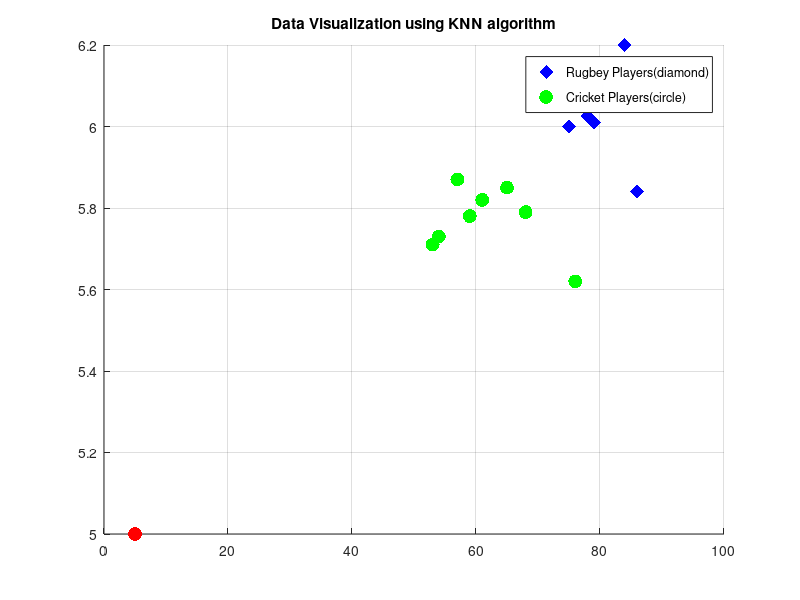

This chart was generated by the following MATLAB code:
clc;
close all;
% r = rugbey players, c = cricket players, n = new player
% w = weight, h = height
rw = [80, 75, 79, 82, 86, 81, 84, 78];
rh = [6.06, 6.0, 6.01, 6.1, 5.84, 6.12, 6.2, 6.025];

cw = [53, 54, 57, 59, 61, 65, 68, 76];
ch = [5.71, 5.73, 5.87, 5.78, 5.82, 5.85, 5.79, 5.62];

k = 5; % should be taken an odd number
pw = input('Enter the weight of new player = ');
ph = input('Enter the height of new player = ');

distance = zeros(1,16);
grp = zeros(1,16);

for i = 1:8 % length(rw) = 8
  distance(i) = sqrt((pw-rw(i)).^2 + (ph-rh(i)).^2);
  grp(i) = 0;
end

for i = 1:8 
  % 8 + length(rw) = 9 i.e. distance(8+i) = ...
  distance(8+i) = sqrt((pw-cw(i)).^2 + (ph-ch(i)).^2);
  grp(8+i) = 1;
end

% sorting distance matrix using bubble sort
for i = 1:16
  for j = 1:15
    if distance(j) > distance(j+1)
      distance([j j+1]) = distance([j+1 j]); % swap
      grp([j j+1]) = grp([j+1 j]);
    end
  end
end

rflag = 0;
cflag = 0;

for i = 1:k
  if grp(i) == 0
    rflag = rflag + 1;
  else
    cflag = cflag + 1;
  end
end

if rflag > cflag
  shape = 'd';
else
  shape = 'c';
end

figure
hold on;
%scatter(x, y, size, color, filled, marker_shape) function plots point on graph
scatter(rw, rh, 100, 'b', 'filled', 'd'); % rugbey players
scatter(cw, ch, 100, 'g', 'filled','c'); % cricket players
scatter(pw, ph, 100, 'r', 'filled',shape); % new player

grid on;
title('Data Visualization using KNN algorithm');

legend('Rugbey Players(diamond)','Cricket Players(circle)');